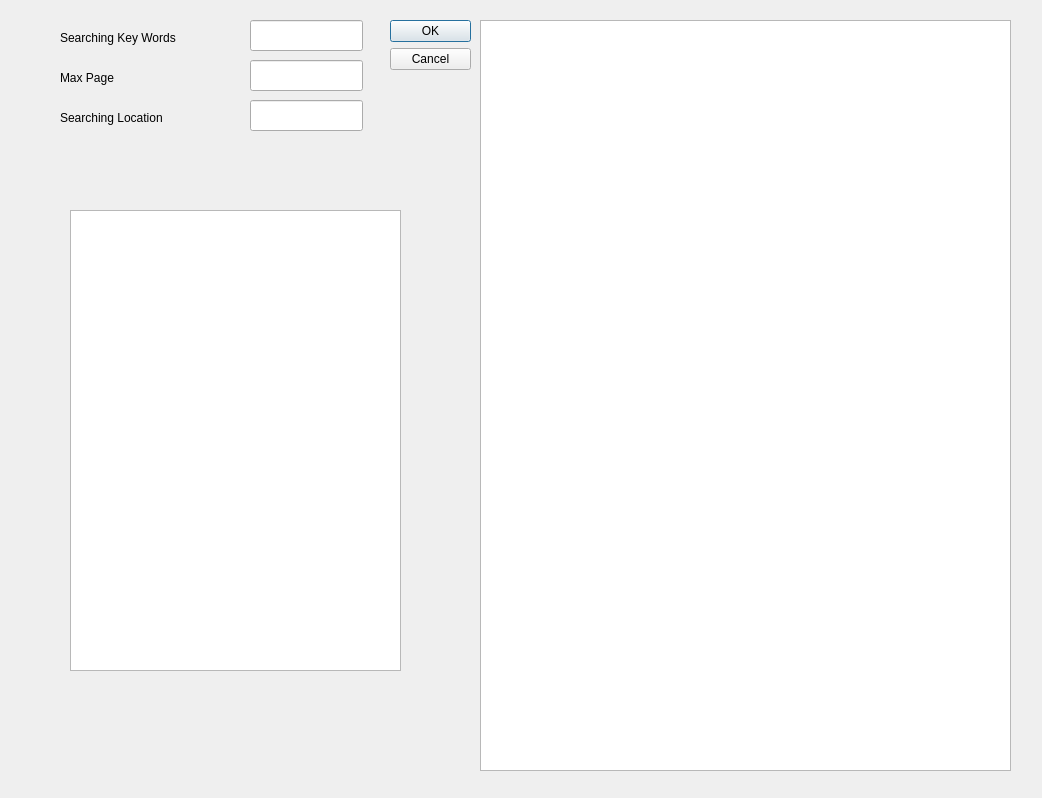
<?xml version="1.0" encoding="UTF-8"?>
<ui version="4.0">
 <class>Dialog</class>
 <widget class="QDialog" name="Dialog">
  <property name="geometry">
   <rect>
    <x>0</x>
    <y>0</y>
    <width>1042</width>
    <height>798</height>
   </rect>
  </property>
  <property name="windowTitle">
   <string>Dialog</string>
  </property>
  <widget class="QDialogButtonBox" name="buttonBox">
   <property name="geometry">
    <rect>
     <x>390</x>
     <y>20</y>
     <width>81</width>
     <height>241</height>
    </rect>
   </property>
   <property name="orientation">
    <enum>Qt::Vertical</enum>
   </property>
   <property name="standardButtons">
    <set>QDialogButtonBox::Cancel|QDialogButtonBox::Ok</set>
   </property>
  </widget>
  <widget class="QTableView" name="tableView">
   <property name="geometry">
    <rect>
     <x>480</x>
     <y>20</y>
     <width>531</width>
     <height>751</height>
    </rect>
   </property>
  </widget>
  <widget class="QLineEdit" name="lineEdit">
   <property name="geometry">
    <rect>
     <x>250</x>
     <y>20</y>
     <width>113</width>
     <height>31</height>
    </rect>
   </property>
  </widget>
  <widget class="QLineEdit" name="lineEdit_2">
   <property name="geometry">
    <rect>
     <x>250</x>
     <y>60</y>
     <width>113</width>
     <height>31</height>
    </rect>
   </property>
  </widget>
  <widget class="QLineEdit" name="lineEdit_3">
   <property name="geometry">
    <rect>
     <x>250</x>
     <y>100</y>
     <width>113</width>
     <height>31</height>
    </rect>
   </property>
  </widget>
  <widget class="QLabel" name="label">
   <property name="geometry">
    <rect>
     <x>60</x>
     <y>30</y>
     <width>141</width>
     <height>16</height>
    </rect>
   </property>
   <property name="text">
    <string>Searching Key Words</string>
   </property>
  </widget>
  <widget class="QLabel" name="label_2">
   <property name="geometry">
    <rect>
     <x>60</x>
     <y>70</y>
     <width>141</width>
     <height>16</height>
    </rect>
   </property>
   <property name="text">
    <string>Max Page</string>
   </property>
  </widget>
  <widget class="QLabel" name="label_3">
   <property name="geometry">
    <rect>
     <x>60</x>
     <y>110</y>
     <width>141</width>
     <height>16</height>
    </rect>
   </property>
   <property name="text">
    <string>Searching Location</string>
   </property>
  </widget>
  <widget class="QTextBrowser" name="textBrowser">
   <property name="geometry">
    <rect>
     <x>70</x>
     <y>210</y>
     <width>331</width>
     <height>461</height>
    </rect>
   </property>
  </widget>
 </widget>
 <resources/>
 <connections>
  <connection>
   <sender>buttonBox</sender>
   <signal>accepted()</signal>
   <receiver>Dialog</receiver>
   <slot>accept()</slot>
   <hints>
    <hint type="sourcelabel">
     <x>248</x>
     <y>254</y>
    </hint>
    <hint type="destinationlabel">
     <x>157</x>
     <y>274</y>
    </hint>
   </hints>
  </connection>
  <connection>
   <sender>buttonBox</sender>
   <signal>rejected()</signal>
   <receiver>Dialog</receiver>
   <slot>reject()</slot>
   <hints>
    <hint type="sourcelabel">
     <x>316</x>
     <y>260</y>
    </hint>
    <hint type="destinationlabel">
     <x>286</x>
     <y>274</y>
    </hint>
   </hints>
  </connection>
 </connections>
</ui>
